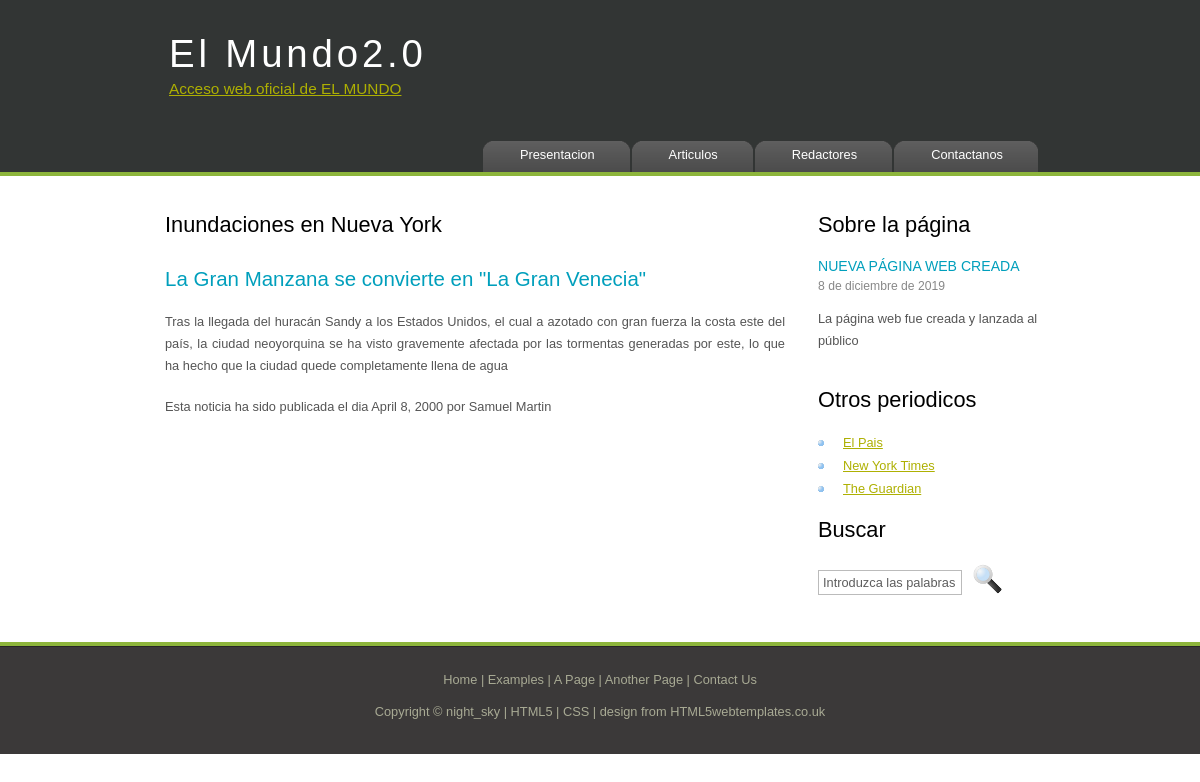
The app's page /articulo/3/ with its own data.
### appE1/models.py (models this page shows, shortened)
class Articulo(models.Model):
    redactor = models.ForeignKey(Redactor, on_delete=models.CASCADE)
    titular = models.CharField(max_length=100, default='')
    entradilla = models.TextField()
    noticia = models.TextField()
    fecha = models.DateField()

class Redactor(models.Model):
    nombre = models.CharField(max_length=99, default='')
    apellido = models.CharField(max_length=99, default='')
    def __str__(self):
        return self.nombre + ' ' + self.apellido

### appE1/views.py (the view)
# urls.py: path('articulo/<int:articulo_id>/', views.articulo, name='articulo'),
def articulo(request, articulo_id):
    articulo = get_object_or_404(Articulo, pk=articulo_id)
    context = {'articulo': articulo}
    return render(request, 'articulo.html', context)

### appE1/templates/articulo.html (shortened to what this page needs)
{% extends "plantilla.html"%}
{% block contenido %}
<h1>{{ articulo.titular}}</h1>
<h2 align="justify">
    {{ articulo.entradilla }}
</h2>
<p align="justify">{{ articulo.noticia }}</p>
<p align="justify">Esta noticia ha sido publicada el dia {{articulo.fecha}} por {{ articulo.redactor }}</p>
{% endblock %}

### appE1/static/style/style.css (style rules this page uses)
html { height: 100%; }
* { margin: 0; padding: 0; }
body { font: normal .80em 'trebuchet ms', arial, sans-serif; background: #FFF; color: #555; }
p { padding: 0 0 20px 0; line-height: 1.7em; }
h1, h2, h3, h4, h5, h6 { color: #362C20; letter-spacing: 0em; padding: 0 0 5px 0; }
h1, h2, h3 { font: normal 170% 'century gothic', arial; margin: 0 0 15px 0; padding: 15px 0 5px 0; color: #000; }
h2 { font-size: 160%; padding: 9px 0 5px 0; color: #009FBC; }

### records on screen
Articulo: titular "Inundaciones en Nueva York", entradilla "La Gran Manzana se convierte en \"La Gran Venecia\"", noticia "Tras la llegada del huracán Sandy a los Estados Unidos, el cual a azotado con gran fuerza la costa este del país, la ciudad neoyorquina se ha visto gravemente afectada por las tormentas generadas por este, lo que ha hecho que la ciudad quede completamente llena de agua", fecha "April 8, 2000", redactor "Samuel Martin"
